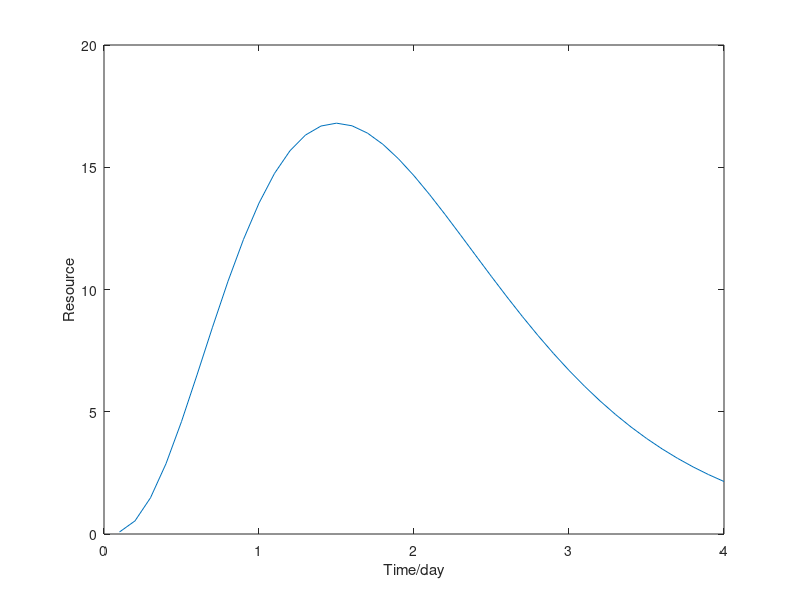

Reproduce this figure in MATLAB. (Note: this script raises an error after producing the figure.)
%% with the external force
a1=100;b1=3;c1=2;
T=0.1:0.1:4;
figure
R=a1*power(T,b1).*exp(-c1*T);
plot(T,a1*power(T,b1).*exp(-c1*T));
xlabel('Time/day'); ylabel('Resource')

node_matrix=node_matrix_Erdos_Renyi;
a=4;b=3; %parameters to out of degree function to evluate the influence of one node to other nodes
out_degree=sum(node_matrix');
f_Oj=a*out_degree./(1+b*out_degree);
Mij=0.5*node_matrix;
tij=timedelay(node_number);
recover_rate_start=1/4;
temp=f_Oj;
dt=0.1; %time interval
T=50;
w=0.35;
beta=0.025; %weak damping parameter;
beta2=1/5;
alpha2=0.58;
x_initial=zeros(30,node_number); %without disturb
x_instant=[x_initial;0,0,0,0,0,0,0,0,0,0,0,-0.3];
% x_instant=[x_initial;zeros(1,450) -0.3 zeros(1,549)];
re_rate=[];
for t=dt:dt:T
    x=[];
    [size_element,size_nobody]=size(x_instant);
    if ((10*dt<t) && (t<51*dt))
        R=a1*power(t-10*dt,b1).*exp(-c1*(t-10*dt));
        allocation_R=out_degree/sum(out_degree)*R;
    end
    temp_rate=[];
    for i=1:node_number
        sum_internal=0; %sum of internal influence;
        for j=1:node_number
            if (i~=j && node_matrix(j,i)~=0)
                internal=Mij(j,i)*x_instant(size_element-int8(tij(j,i)/dt),j)*exp(-beta*tij(j,i))/f_Oj(j);
                sum_internal=sum_internal+internal;
            end
        end
        alfa=2; %gain parameter
        theta=0; %threshold value
        y=sum_internal;%the input of sigmoidal function
        sig=sigmoidal(alfa,theta,y);
        if ((10*dt<t) && (t<51*dt))
           recover_rate=1/((1/recover_rate_start-beta2)*exp(-alpha2*allocation_R(i))+beta2);
        else
            recover_rate=recover_rate_start;
        end
        temp_rate=[temp_rate recover_rate];
        dx=dt*(-x_instant(size_element,i)*recover_rate+sig*w);
%         dx=dt*(-x_instant(size_element,i)/recover_rate+sig);
        x=[x,x_instant(size_element,i)+dx];
    end
    re_rate=[re_rate;temp_rate];
    x_instant=[x_instant;x];
end
figure;
for i=1:node_number
    plot(-30:T/dt,x_instant(:,i));
    hold on
end
xlabel('Time/day'); ylabel('Disturbance')


threshold=-0.2;
figure
NumberofPointsFail=sum((x_instant<threshold)');
plot(-30:T/dt,NumberofPointsFail)
xlabel('Time/day'); ylabel('Damaged Point')

figure;
for i=1:node_number
    plot(dt:T/dt,re_rate(:,i));
    hold on
end
xlabel('Time/day'); ylabel('Recovery Rate')